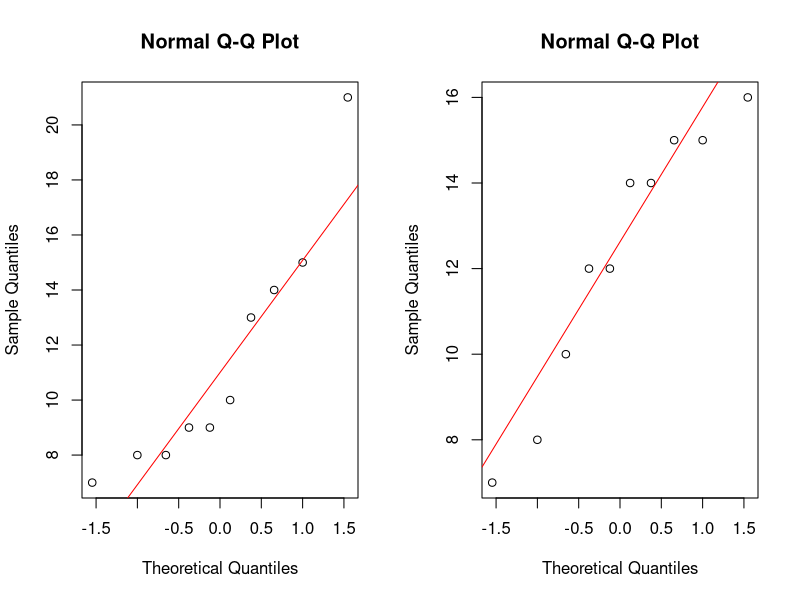
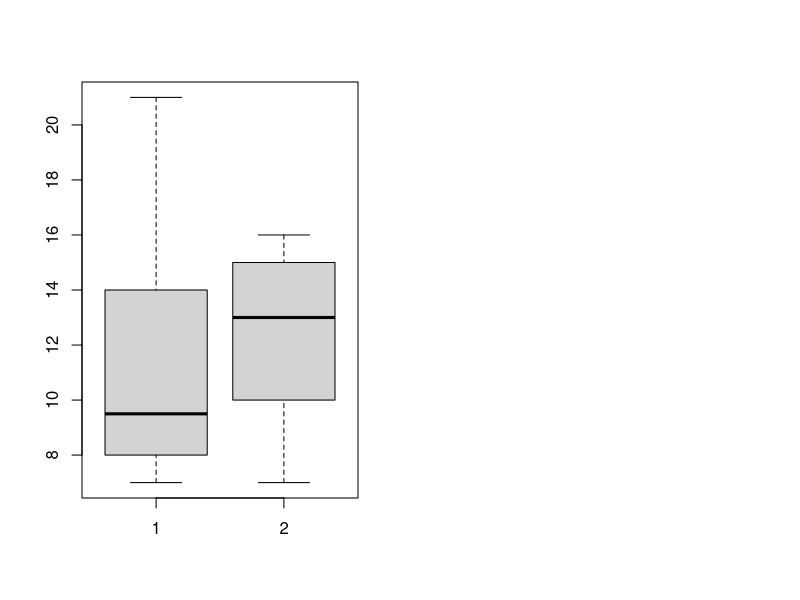

Write R code to recreate these figures, in order.
## ---- chunk 1
x <- c(15,10,13,7, 9,8,21,9,14,8)
y = c(15, 14, 12, 8, 14, 7, 16, 10, 15, 12)
## ---- chunk 2
# normality test
par(mfrow=c(1,2))
qqnorm(x); qqline(x, col="red")
qqnorm(y); qqline(y, col="red")
shapiro.test(x)
shapiro.test(y)
## ---- chunk 3
# homogeneity of variances
boxplot(x,y)
var.test(x,y)
## ---- chunk 4
t.test(x,y)
## ---- chunk 5
t.test(x,y,alt="less",var.equal=TRUE)
## ---- chunk 6
wilcox.test(x,y)
